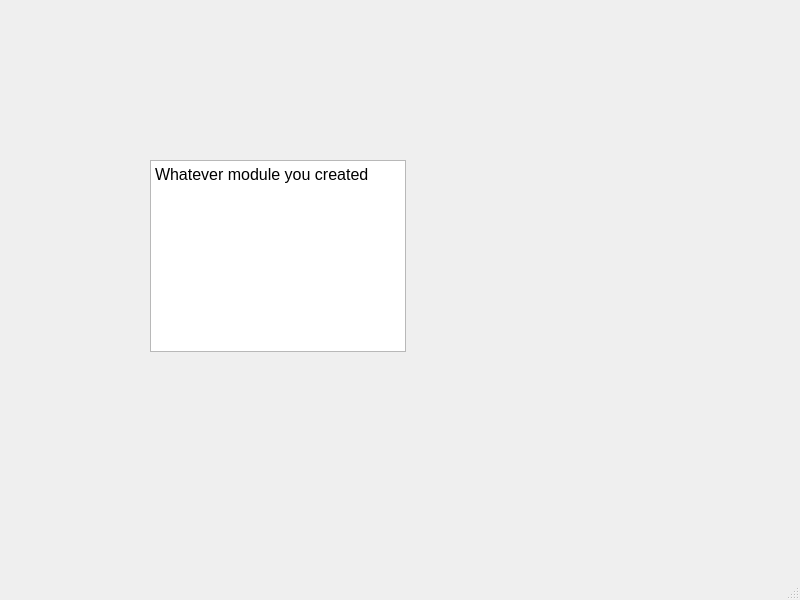
<?xml version="1.0" encoding="UTF-8"?>
<ui version="4.0">
 <class>module1</class>
 <widget class="QMainWindow" name="module1">
  <property name="geometry">
   <rect>
    <x>0</x>
    <y>0</y>
    <width>800</width>
    <height>600</height>
   </rect>
  </property>
  <property name="windowTitle">
   <string>MainWindow</string>
  </property>
  <widget class="QWidget" name="centralwidget">
   <widget class="QTextBrowser" name="textBrowser">
    <property name="geometry">
     <rect>
      <x>150</x>
      <y>160</y>
      <width>256</width>
      <height>192</height>
     </rect>
    </property>
    <property name="html">
     <string>&lt;!DOCTYPE HTML PUBLIC &quot;-//W3C//DTD HTML 4.0//EN&quot; &quot;http://www.w3.org/TR/REC-html40/strict.dtd&quot;&gt;
&lt;html&gt;&lt;head&gt;&lt;meta name=&quot;qrichtext&quot; content=&quot;1&quot; /&gt;&lt;style type=&quot;text/css&quot;&gt;
p, li { white-space: pre-wrap; }
&lt;/style&gt;&lt;/head&gt;&lt;body style=&quot; font-family:'Sans'; font-size:12pt; font-weight:400; font-style:normal;&quot;&gt;
&lt;p style=&quot; margin-top:0px; margin-bottom:0px; margin-left:0px; margin-right:0px; -qt-block-indent:0; text-indent:0px;&quot;&gt;Whatever module you created&lt;/p&gt;&lt;/body&gt;&lt;/html&gt;</string>
    </property>
   </widget>
  </widget>
  <widget class="QMenuBar" name="menubar">
   <property name="geometry">
    <rect>
     <x>0</x>
     <y>0</y>
     <width>800</width>
     <height>24</height>
    </rect>
   </property>
  </widget>
  <widget class="QStatusBar" name="statusbar"/>
 </widget>
 <resources/>
 <connections/>
</ui>
